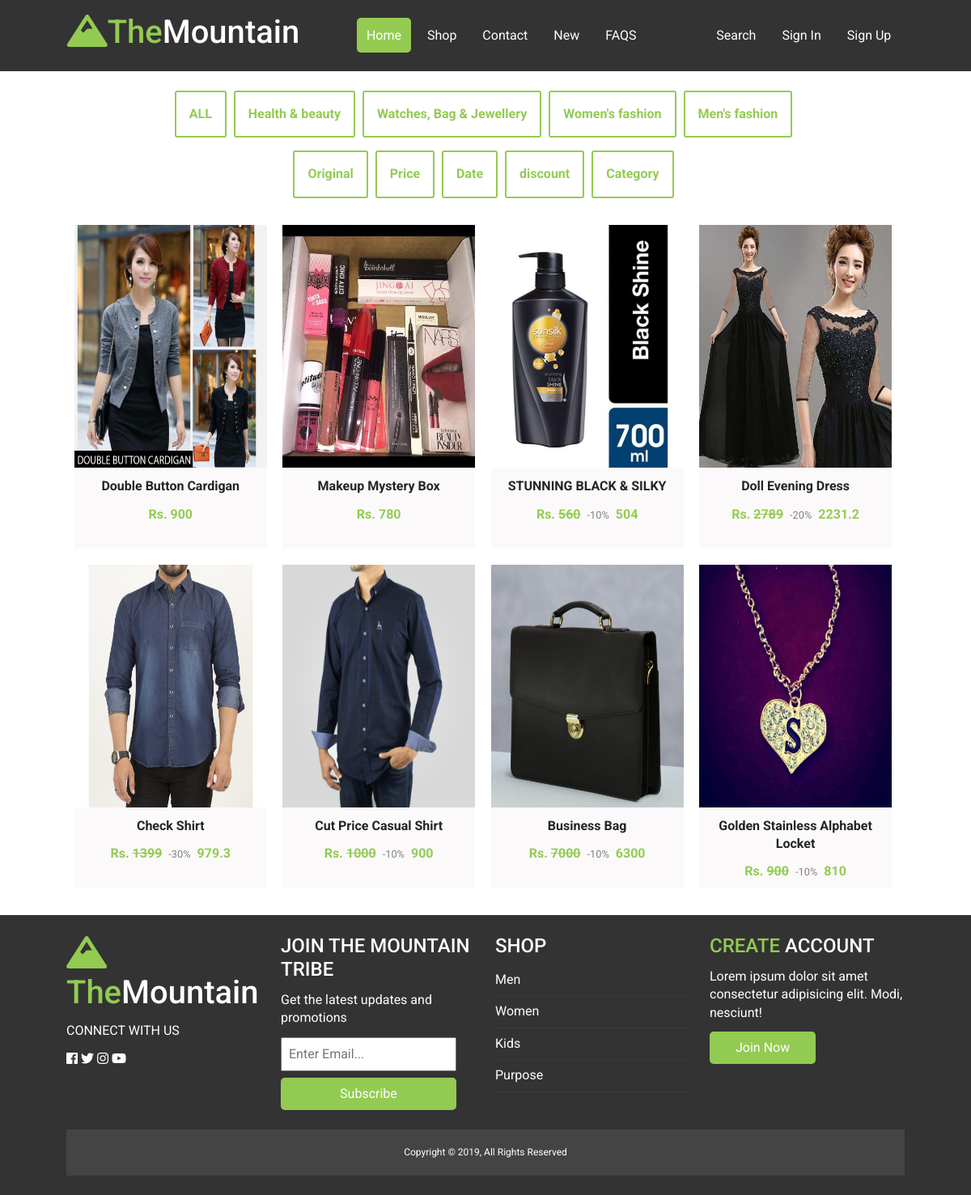
/index.php/pages/shop, run on the app's committed database.
### tables this page shows
CREATE TABLE `categories` (
  `cat_id` int(11) NOT NULL,
  `cat_name` varchar(255) NOT NULL,
  `cat_class` varchar(255) NOT NULL,
  `uploaded_at` datetime NOT NULL DEFAULT current_timestamp()
);

CREATE TABLE `products` (
  `id` int(11) NOT NULL,
  `product_description` varchar(255) NOT NULL,
  `product_cat` int(11) NOT NULL,
  `product_price` float NOT NULL,
  `product_image` text NOT NULL,
  `brand` varchar(50) NOT NULL,
  `discount` int(11) NOT NULL,
  `quantity` int(11) NOT NULL,
  `created_at` datetime NOT NULL DEFAULT current_timestamp()
);

### application/controllers/Pages.php (called while the page is built, shortened)
<?php
class Pages extends CI_Controller{
    public function __construct(){
        $this->load->model('category');
        $this->load->model('product');
    }
    public function shop(){
        $data = [
            'categories' => $this->category->get_categories(),
            'products' => $this->product->get_products()
        ];
        $this->load->view('pages/shop', $data);
    }
}
?>

### index.php (called while the page is built, shortened)
<?php
require_once BASEPATH.'core/CodeIgniter.php';

### application/models/Category.php (called while the page is built, shortened)
<?php
    class Category extends CI_Model {
        public function get_categories(){
            return $this->db->get('categories')->result_array();
        }
    }
?>

### application/models/Product.php (called while the page is built, shortened)
<?php
    class Product extends CI_Model {
        public function get_products(){
            $this->db->select('*');
            $this->db->from('products as p');
            $this->db->join('categories as c', 'p.product_cat = c.cat_id');
           return $this->db->get()->result_array();
        }
    }
?>

### application/views/pages/shop.php (the view, shortened to what this page needs)
<?php require APPPATH.'views/inc/header.php' ; ?>
<?php require APPPATH.'views/inc/navbar.php' ; ?>
<section class="m-4">
   <div class="container">
      <div class="filter">
         <center>
            <ul id="filters">
            <a href="#" data-filter="*" class="current cat-btn outline-primary">ALL</a>
            <?php foreach ($categories as $category): ?>
                    <a class="cat-btn outline-primary" href="#" data-filter=".<?php echo $category['cat_class']; ?>">
                        <?php echo ucfirst($category['cat_name']); ?>
                    </a>
            <?php endforeach; ?>
            </ul>
          </center>
        </div>
        <div id="sorts" class="button-group">
             <center>
                <button class="cat-btn is-checked" data-sort-by="original-order">Original</button>
                <button class="cat-btn" data-sort-by="price">Price</button>
                <button class="cat-btn" data-sort-by="date">Date</button>
                <button class="cat-btn" data-sort-by="discount">discount</button>
                <button class="cat-btn" data-sort-by="category">Category</button>
            </center>
        </div>
        <div class="items mt-4">
              <?php foreach ($products as $product): ?>
                    <div class="item <?php echo $product['cat_class']; ?>" data-category="<?php echo $product['cat_class']; ?>">
                        <div class="item-image">
                            <img src="<?php echo base_url().$product['product_image']; ?>" alt="">
                        </div>
                        <div class="item-description">
                            <p><?php echo ucfirst($product['product_description']); ?></p>
                            <?php if($product['discount'] != 0): ?>
                                <span class="price">Rs. <del> <?php echo($product['product_price']); ?></del></span>
                                <small class='gray-text'>-<?php echo $product['discount']; ?>% </small>
                                <span class="price"><?php echo($product['product_price'] - $product['product_price']* ($product['discount']/100)); ?></span>
                            <?php else: ?>
                                <span class="price">Rs. <?php echo($product['product_price']); ?></span>
                            <?php endif; ?>
                        </div>
                        <div class="icons">
						</div>
                    </div>
                <?php endforeach; ?>
         </div>
    </div>
</section>
<?php require APPPATH.'views/inc/main-footer.php' ; ?>
<?php require APPPATH.'views/inc/footer.php' ; ?>

### assets/css/style.css (style rules this page uses)
* { box-sizing: border-box; margin:0; padding: 0; }
a { text-decoration: none; }
p { margin: 0.75rem 0; }
.gray-text { color: #838080; display: inline-block; margin: 0 4px; }
.container { max-width: 1100px; margin: auto; padding: 0 2rem; overflow: hidden; }
.cat-btn { display: inline-block; padding: 1rem; border: 2px solid #93cb52; border-radius: 3px; color: #93cb52; background: #fff !important; margin-right: 5px; font-weight: bold; cursor: pointer; transition: all 0.2s ease; }
.items { display: flex; flex-wrap: wrap; }
.item { width: 23%; margin: 0.6rem; height: 400px; background: rgb(251, 249, 249); text-align: center; font-weight: bold; cursor: pointer; position: relative; display: block; overflow: hidden; }
.item .icons { position: absolute; width: 90px; height: 40px; left: 50%; top: 50%; margin: -20px auto 0 -47px; text-align: center; z-index: 999 !important; }
.price { color: #93cb52; }
.item .item-image img { width: 100%; height: 300px; }

### data on the page
categories: cat_name "Health & beauty"
categories: cat_name "Watches, Bag & Jewellery"
categories: cat_name "Women's fashion"
categories: cat_name "Men's fashion"
products: product_image (picture), product_description "Double Button Cardigan", product_price "900"
products: product_image (picture), product_description "Makeup Mystery Box", product_price "780"
products: product_image (picture), product_description "STUNNING BLACK & SILKY", product_price "560", discount "10", product_price+discount "504"
products: product_image (picture), product_description "Doll Evening Dress", product_price "2789", discount "20", product_price+discount "2231.2"
products: product_image (picture), product_description "Check Shirt", product_price "1399", discount "30", product_price+discount "979.3"
products: product_image (picture), product_description "Cut Price Casual Shirt", product_price "1000", discount "10", product_price+discount "900"
products: product_image (picture), product_description "Business Bag", product_price "7000", discount "10", product_price+discount "6300"
products: product_image (picture), product_description "Golden Stainless Alphabet Locket", product_price "900", discount "10", product_price+discount "810"
